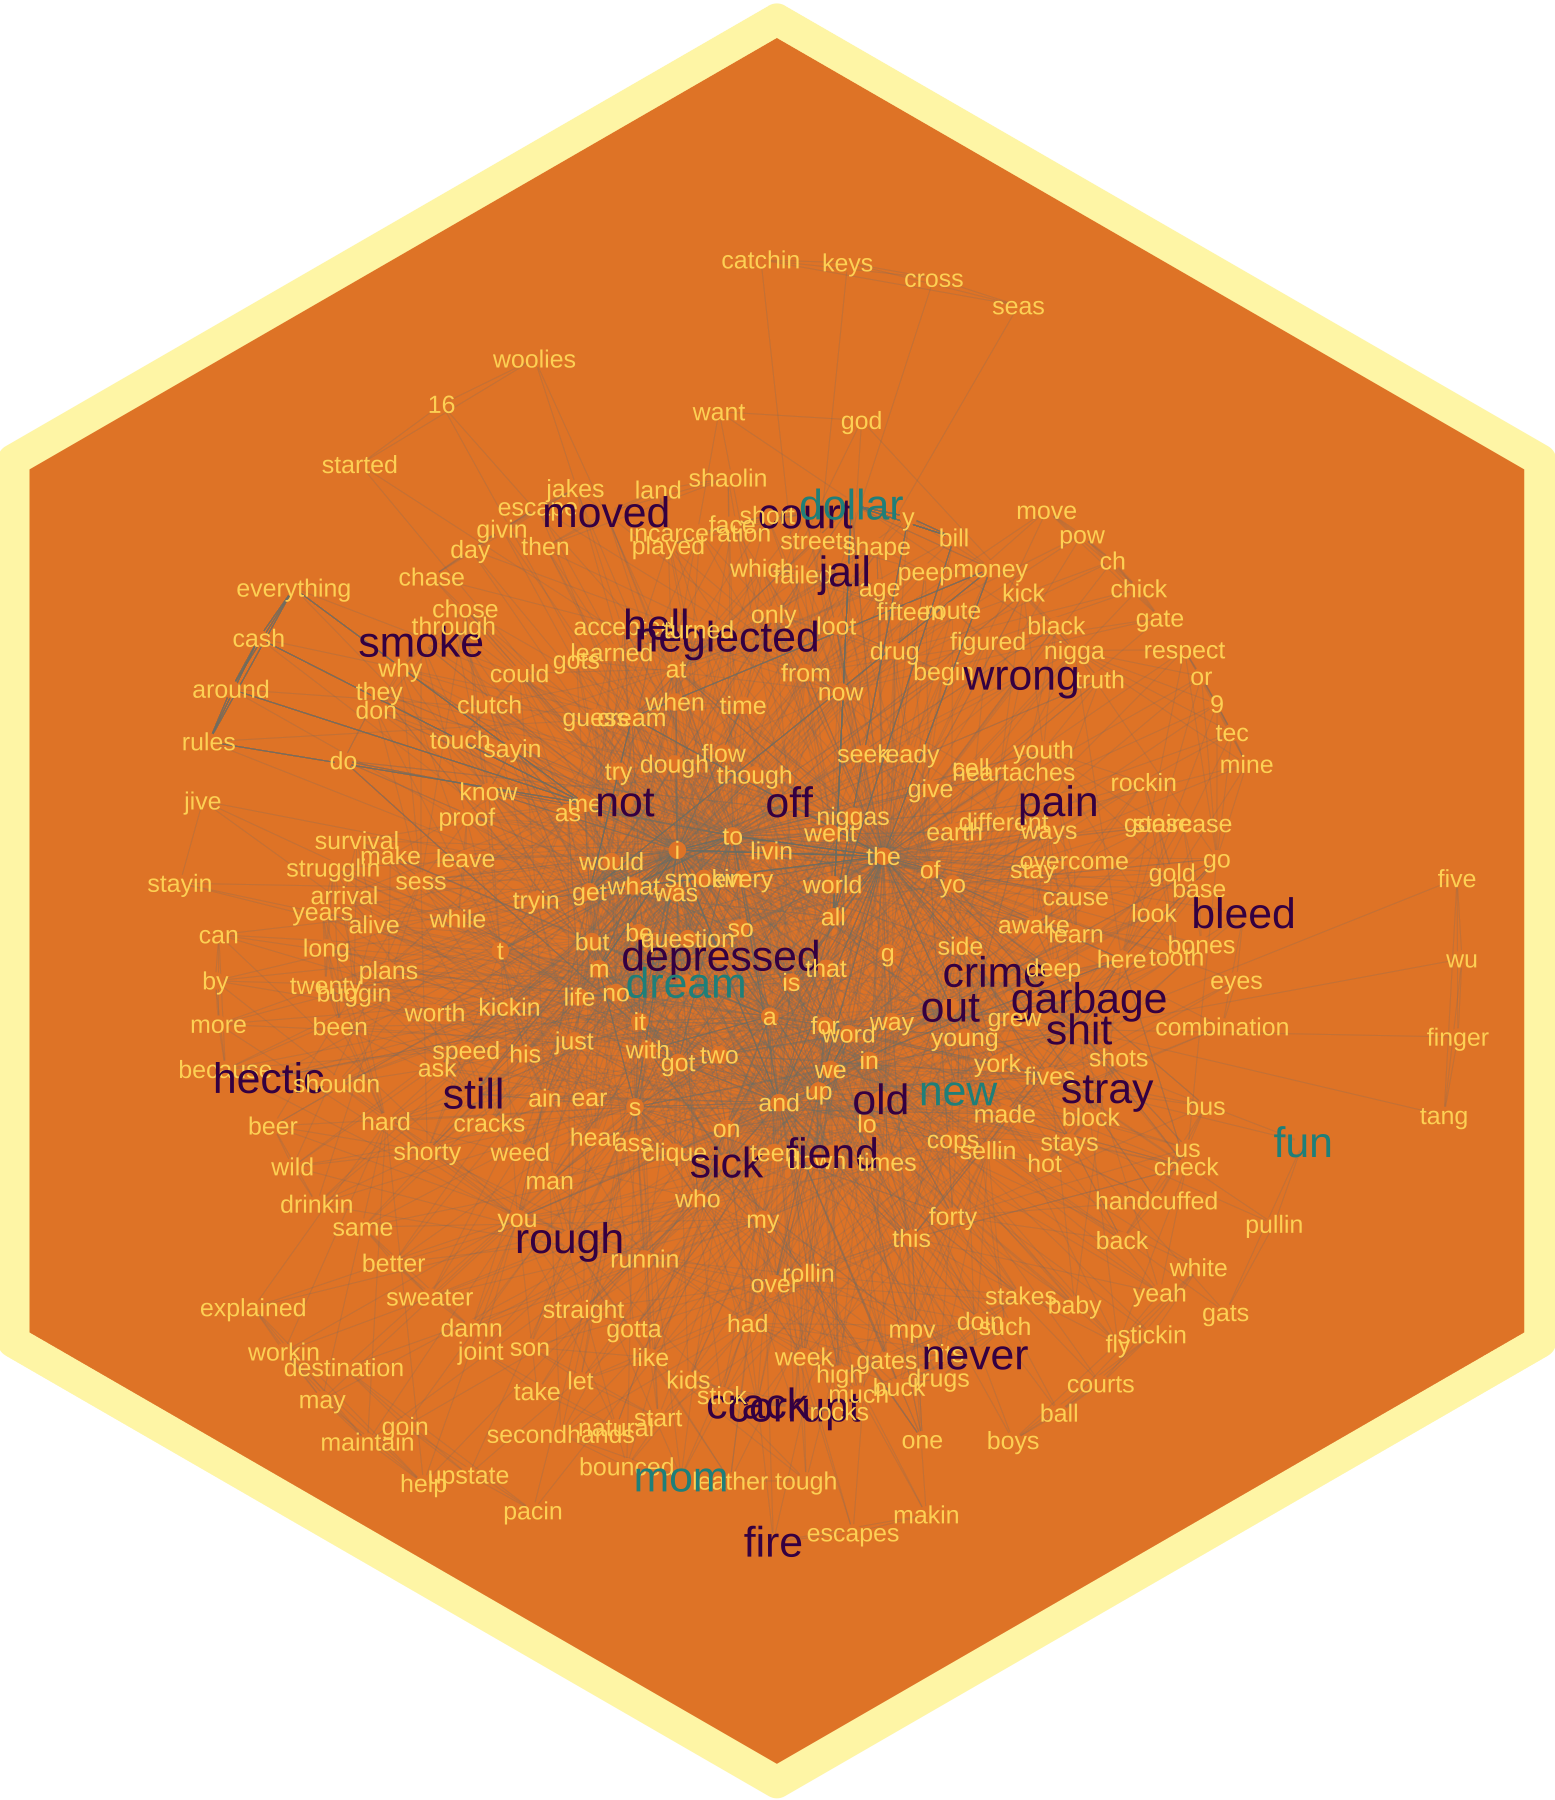

Write R code to recreate this figure.
library(hexSticker)
library(lattice)
library(viridis)

# Song --------------------------------------------------------------------

song <- geniusr::get_lyrics_url("https://genius.com/Wu-tang-clan-cream-lyrics")

# Get sentiments ----------------------------------------------------------

sentiments <- openxlsx::read.xlsx("sentiwords.xlsx")
colnames(sentiments) <- c("word", "senti")
sentiments$word <- as.character(sentiments$word)
sentiments$pos <- sub(".*#", "", sentiments$word)
sentiments$word <- sub("#.*", "", sentiments$word)
sentiments <- sentiments[!duplicated(sentiments$word),]

# Clean lyrics ------------------------------------------------------------

# punctuation
song$line <- gsub('[[:punct:] ]+',' ', song$line) %>% tolower()

# check white spaces
song$line <- str_replace(gsub("\\s+", " ", str_trim(song$line)), "B", "b")
song <- song[song$line != "",]

# Build network -----------------------------------------------------------

network <- as.data.frame(matrix(nrow = stringr::str_count(paste0(song$line, collapse = " "), " "), # number of words in the song
                                ncol = 2))
colnames(network) <- c("lyrics", "edge_verse")

for (i in 1:nrow(song)) {                               # verses
  for (j in 1:stringr::str_count(song[i,1], "\\w+")) {  # words
    
    network[ match(as.numeric(do.call(paste0, expand.grid(i,j))),
                   sort(as.numeric(do.call(paste0, expand.grid(1:nrow(song), 1:max(apply(song, 1, function(x) stringr::str_count(x[1], "\\w+")))))))), 1] <- stringr::word(song[i, 1], j)
    network[ match(as.numeric(do.call(paste0, expand.grid(i,j))),
                   sort(as.numeric(do.call(paste0, expand.grid(1:nrow(song), 1:max(apply(song, 1, function(x) stringr::str_count(x[1], "\\w+")))))))), 2] <- i
    
  }
}

network <- network %>% drop_na("lyrics")

# edgelist
edgelist <- network %>% 
  inner_join(., select(., edge_verse, lyrics), by = "edge_verse") %>% 
  select(-one_of("edge_verse")) %>% 
  filter(lyrics.y != lyrics.x) %>%
  as.matrix()

# network
net <- network::network(edgelist, matrix.type = "edgelist", directed = FALSE, loops = FALSE)


# Assign attributes -------------------------------------------------------

value <- NA
for(i in 1:length(get.vertex.attribute(net, "vertex.names"))){
  ifelse((get.vertex.attribute(net, "vertex.names")[i] %in% sentiments$word),
         value[i] <- sentiments$senti[which(sentiments$word %in% get.vertex.attribute(net, "vertex.names")[i])],
         value[i] <- 0)
}

net %v% "senti" <- value
net %v% "betweenness" <- sna::betweenness(net)
net %v% "senti_group" <- ifelse(get.vertex.attribute(net, "senti") > 0,
                                "pos",
                                "neg")

# Plot --------------------------------------------------------------------

set.seed(1234)
bwplot <- GGally::ggnet2(net,
                         mode = "kamadakawai",
                         edge.size = 0.005,
                         node.label = TRUE,
                         node.size = 0,
                         node.color = "#E68731",
                         label.size = ifelse((seq(1:length(net$val)) %in% which(get.vertex.attribute(net, "senti") <= -0.2)), 1.2,
                                             ifelse((seq(1:length(net$val)) %in% which(get.vertex.attribute(net, "senti") >= 0.6)), 1.2, 0.7)),
                         label.color = ifelse((seq(1:length(net$val)) %in% which(get.vertex.attribute(net, "senti") <= -0.2)), "#450D53",
                                              ifelse((seq(1:length(net$val)) %in% which(get.vertex.attribute(net, "senti") >= 0.6)), "#21908C", "#FDE825")),
)

# Sticker -----------------------------------------------------------------

bwplot <- bwplot + theme_void() + theme_transparent()
sticker(bwplot, package="", s_x=1.05, s_y=1, s_width=1.6, s_height=1.6,
        h_fill="#E68731", h_color="#FEF5B4", filename="icon.png", dpi = 900
        )
